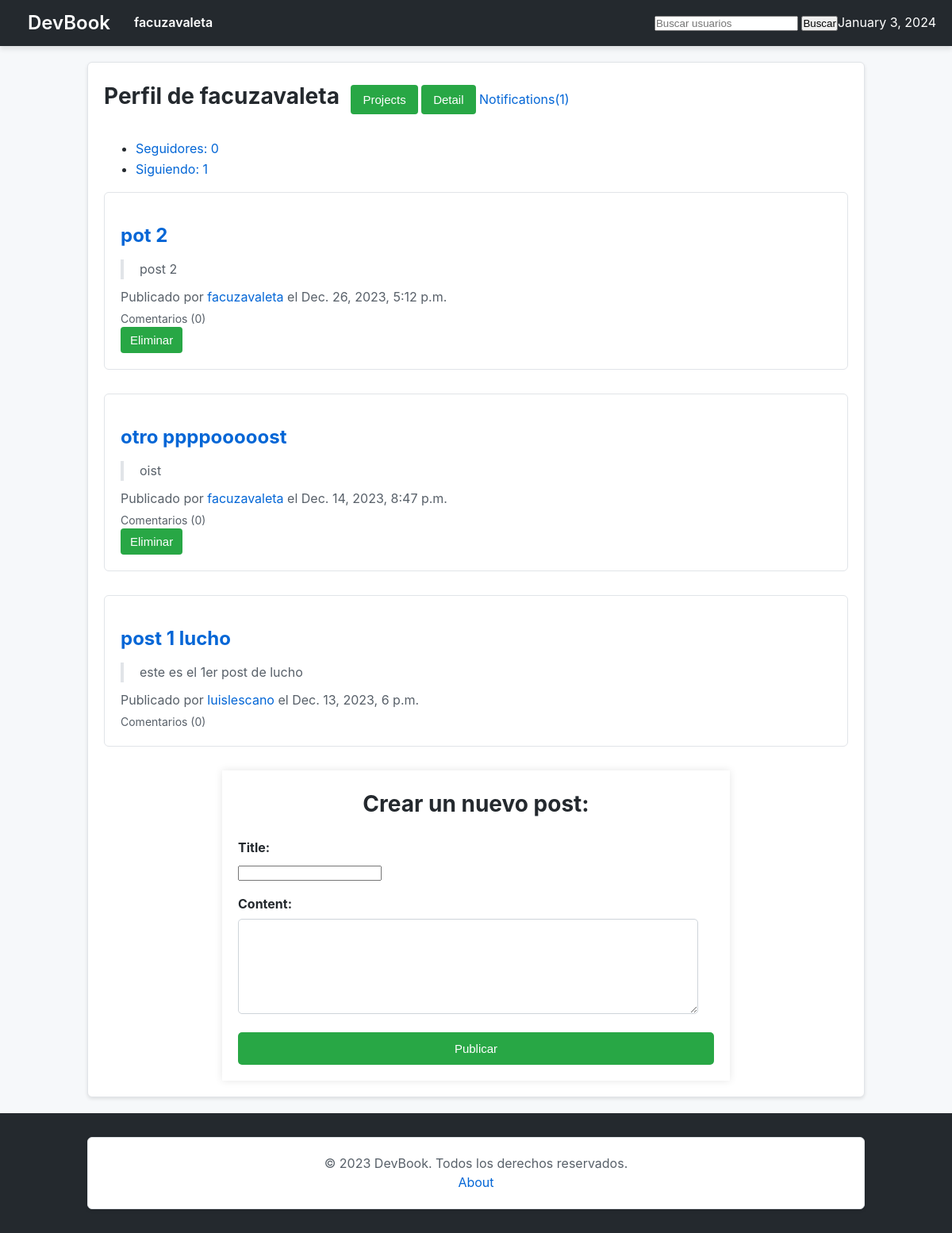
/facuzavaleta/ (signed in), run on the app's committed database.
### users/models.py (models this page shows, shortened)
class CustomUser(AbstractUser):
    email = models.EmailField(unique=True)
    bio = models.TextField(max_length=500, blank=True)
    image = models.ImageField(upload_to='profile_images/', null=True, blank=True)
    followers = models.ManyToManyField('self', symmetrical=False, related_name='following', blank=True)
    def followers_count(self):
        return self.followers.count()
    def following_count(self):
        return self.following.count()

### posts/models.py (models this page shows, shortened)
class Post(models.Model):
    title = models.CharField(max_length=255)
    content = models.TextField()
    profile_owner = models.ForeignKey(CustomUser, related_name='profile_owner', on_delete=models.CASCADE)
    posted_by = models.ForeignKey(CustomUser, related_name='posted_by', on_delete=models.CASCADE)
    created_at = models.DateTimeField(auto_now_add=True)

### users/views.py (the view, shortened to what this page needs)
# urls.py: path('<str:username>/', home_view, name='home'),
@login_required(login_url='login')
def home_view(request, username):
    user_profile = get_object_or_404(CustomUser, username=username)
    unread_notifications = notification.objects.filter(user=request.user, is_read=False)
    if user_profile == request.user:
        posts = Post.objects.filter(
            Q(profile_owner=user_profile, posted_by=user_profile) | Q(profile_owner__in=user_profile.following.all())
        ).order_by('-created_at')
    else:
        posts = Post.objects.filter(profile_owner=user_profile, posted_by=user_profile).order_by('-created_at')
    post_form = PostForm()
    is_following = request.user.is_authenticated and request.user in user_profile.followers.all()
    followers = user_profile.followers.all()
    return render(request, 'users/home.html', {
        'username': username,
        'posts': posts,
        'post_form': post_form,
        'user_profile': user_profile,
        'is_following': is_following,
        'followers': followers,
        'followers_count': user_profile.followers_count(),
        'following_count': user_profile.following_count(),
        'notifications_count': unread_notifications.count(),
    })

### posts/forms.py
class PostForm(forms.ModelForm):
    class Meta:
        model = Post
        fields = ['title', 'content']

### devbook/context_processors.py (called while the page is built)
def current_datetime(request):
    return {'current_datetime': datetime.now()}

### users/templates/users/home.html (shortened to what this page needs)
{% extends 'base.html' %}
{% load static %}
{% block page_content %}
<section>
    <div class="profile_welcome">
        <h2>Perfil de {{ username }}</h2>
        <a href="{% url 'projects_index' username=username %}"><button class="projects-btn">Projects</button></a>
        <a href="{% url 'user_detail' username=username %}"><button class="projects-btn">Detail</button></a>
        {% if user_profile == request.user %}
        <a href="{% url 'notifications_index' username=username%}">Notifications({{ notifications_count }})</a>
        {% endif %}
    </div>
</section>
<div class="followers-list">
    <ul>
        <li><a href="{% url 'followers' username=username %}">Seguidores: {{ followers_count }}</a></li>
        <li><a href="{% url 'followings' username=username %}">Siguiendo: {{ following_count }}</a></li>
    </ul>
</div>
<section id="post-list">
    {% for post in posts %}
        <article class="post">
            <h3><a href="{% url 'post_detail' username=post.profile_owner.username post_id=post.id %}">{{ post.title }}</a></h3>
            <blockquote>{{ post.content }}</blockquote>
            <p class="post-meta">
                Publicado por <a href="{% url 'home' username=post.posted_by.username %}">{{ post.posted_by.username }}</a> el {{ post.created_at }}
            </p>
            <p class="comment-count">Comentarios ({{ post.comment_set.count }})</p>
            {% if post.posted_by == request.user or post.profile_owner == request.user %}
                <form action="{% url 'delete_post' username=post.posted_by.username post_id=post.id %}" method="post" class="delete-post-form">
                    <button type="submit" class="delete-post-btn">Eliminar</button>
                </form>
            {% endif %}
        </article>
    {% endfor %}
    {% if user_profile == request.user %}
        <section id="new-post-form">
            <h2>Crear un nuevo post:</h2>
            <form method="post" action="" class="post-form">
                <div class="form-group">
                    <label for="id_title">Title:</label>
                    {{ post_form.title }}
                </div>
                <div class="form-group">
                    <label for="id_content">Content:</label>
                    {{ post_form.content }}
                </div>
                <button type="submit" class="post-btn">Publicar</button>
            </form>
        </section>
    {% endif %}
</section>
{% endblock %}

### devbook/templates/base.html (shortened to what this page needs)
<!DOCTYPE html>
<html lang="en">
<head>
    {% load static %}
    <link rel="stylesheet" href="{% static 'css/styles.css' %}">
</head>
<body>
    <nav>
        <div>
            <h1><a href="{% url 'landing' %}">DevBook</a></h1>
            {% if user.is_authenticated %}
                <a href="{% url 'home' username=request.user.username %}">{{ request.user.username }}</a>
            {% endif %}
            <form method="get" action="{% url 'user_search' %}">
                <input type="text" name="q" placeholder="Buscar usuarios">
                <button type="submit">Buscar</button>
            </form>
            <p>{{ current_datetime|date:"F j, Y" }}</p>
        </div>
    </nav>
    <div class="container">
        {% block page_content %}
        {% endblock %}
    </div>
    <footer>
        <div class="container">
            <p>&copy; 2023 DevBook. Todos los derechos reservados.</p>
            <a href="{% url 'about' %}">About</a>
        </div>
    </footer>
</body>
</html>

### static/css/styles.css (style rules this page uses)
body, h1, h2, h3, p, a, button, form, input { margin: 0; padding: 0; box-sizing: border-box; text-decoration: none; }
body { font-family: -apple-system, BlinkMacSystemFont, 'Segoe UI', Roboto, 'Helvetica Neue', Arial, sans-serif; background-color: #f6f8fa; color: #24292e; line-height: 1.6; }
nav { background-color: #24292e; color: #ffffff; padding: 10px 20px; box-shadow: 0 4px 6px rgba(0, 0, 0, 0.1); }
nav div { display: flex; justify-content: space-between; align-items: center; }
nav div a { color: #ffffff; text-decoration: none; margin: 0 15px; font-weight: 600; }
nav div form { margin-left: auto; }
.container { max-width: 980px; margin: 20px auto; background-color: #ffffff; padding: 20px; border: 1px solid #e1e4e8; border-radius: 6px; box-shadow: 0 2px 4px rgba(0, 0, 0, 0.1); }
.container h2 { font-size: 28px; margin-bottom: 15px; color: #24292e; }
.container h3 { font-size: 24px; color: #0366d6; margin-top: 15px; margin-bottom: 10px; }
.container blockquote { margin: 10px 0; padding: 0 0 0 20px; border-left: 4px solid #e1e4e8; color: #586069; }
.container p { color: #586069; line-height: 1.5; }
.container a { color: #0366d6; text-decoration: none; }
.container button { background-color: #28a745; color: #ffffff; padding: 10px 15px; border: none; border-radius: 4px; cursor: pointer; font-size: 15px; transition: background-color 0.3s ease; }
.container form { margin-top: 20px; }
.container button[type="submit"] { transition: background-color 0.3s ease; }
.profile_welcome h2 { display: inline-block; margin-right: 10px; }
.profile_welcome .projects-btn { background-color: #28a745; color: #ffffff; border: none; cursor: pointer; }
#post-list .post { margin-bottom: 30px; padding: 20px; border: 1px solid #e1e4e8; border-radius: 6px; background-color: #ffffff; }
#post-list .post h3 { font-size: 24px; margin-bottom: 10px; color: #0366d6; }
#post-list .comment-count { margin-top: 5px; font-size: 14px; }
#post-list .delete-post-form { display: inline; }
#post-list .delete-post-btn { background-color: #28a745; color: #ffffff; padding: 8px 12px; border: none; border-radius: 4px; cursor: pointer; }
#new-post-form { max-width: 600px; margin: auto; padding: 20px; box-shadow: 0 0 10px rgba(0, 0, 0, 0.1); }
#new-post-form h2 { text-align: center; margin-bottom: 20px; }
#new-post-form .post-form { display: flex; flex-direction: column; }
#new-post-form .form-group { margin-bottom: 15px; }
#new-post-form .form-group label { display: block; margin-bottom: 5px; font-weight: bold; }
#new-post-form .post-form textarea { height: 120px; padding: 10px; border: 1px solid #ced4da; border-radius: 5px; width: calc(100% - 20px); box-sizing: border-box; background-color: #fff; transition: border-color 0.3s ease; }
#new-post-form .post-btn { background-color: #28a745; color: #ffffff; padding: 12px 18px; border: none; border-radius: 5px; cursor: pointer; transition: background-color 0.3s ease; }
footer { background-color: #24292e; color: #ffffff; padding: 10px 20px; text-align: center; bottom: 0; width: 100%; box-shadow: 0 2px 4px rgba(0, 0, 0, 0.1); box-sizing: border-box; }
footer p { margin: 0; }
.container { margin-bottom: 20px; box-sizing: border-box; }

### data on the page
CustomUser: user.username "facuzavaleta", username "facuzavaleta"
Post: title "pot 2", content "post 2", posted_by.username "facuzavaleta", created_at "Dec. 26, 2023, 5:12 p.m.", comment_set.count "0", shows "Eliminar"
Post: title "otro ppppooooost", content "oist", posted_by.username "facuzavaleta", created_at "Dec. 14, 2023, 8:47 p.m.", comment_set.count "0", shows "Eliminar"
Post: title "post 1 lucho", content "este es el 1er post de lucho", posted_by.username "luislescano", created_at "Dec. 13, 2023, 6 p.m.", comment_set.count "0"

### other printed values
{{ notifications_count }} "1"
{{ followers_count }} "0"
{{ following_count }} "1"
